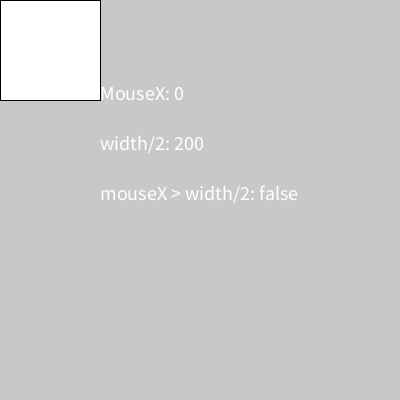
Frame 1 (no input)
Frame 60 (the mouse pressed at the canvas centre just before this capture): identical to frame 1, image omitted
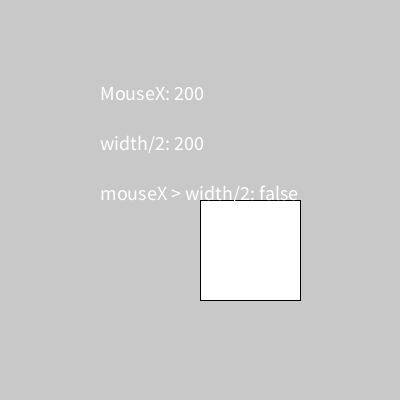
Frame 120 (the mouse held since frame 60 and released just before this capture)

The Processing sketch that drew these frames (run headless with seeded random() and noise(); from frame 60 on, the mouse is pressed at the canvas centre):

// Processing sketch: if_valores
// ── if_valores.pde
int radio = 50;
float posX = -100;

void setup(){
  size(400,400);
  textSize(20);
}

void draw(){
  background(200);
  
  ellipse(posX, 300, 100, 100);
  
  
  if(mouseX > width/2){
    ellipse(mouseX, mouseY, radio * 2, radio * 2);
  }else{
    rect(mouseX, mouseY, radio * 2, radio * 2);
  }
  
  text("MouseX: " + mouseX, 100, 100);
  text("width/2: " + width/2, 100, 150);
  text("mouseX > width/2: " + (mouseX > width/2), 100, 200);
  
  
}
